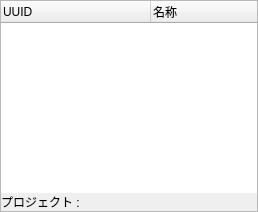
         <widget class="QWidget" name="tab_prj_item">
          <attribute name="title">
           <string>アイテム</string>
          </attribute>
          <layout class="QVBoxLayout" name="verticalLayout_7">
           <property name="spacing">
            <number>0</number>
           </property>
           <property name="leftMargin">
            <number>0</number>
           </property>
           <property name="topMargin">
            <number>0</number>
           </property>
           <property name="rightMargin">
            <number>0</number>
           </property>
           <property name="bottomMargin">
            <number>0</number>
           </property>
           <item>
            <widget class="QFrame" name="frm_tab_prj_item">
             <property name="frameShape">
              <enum>QFrame::StyledPanel</enum>
             </property>
             <property name="frameShadow">
              <enum>QFrame::Plain</enum>
             </property>
             <property name="lineWidth">
              <number>1</number>
             </property>
             <layout class="QGridLayout" name="gridLayout_5">
              <property name="leftMargin">
               <number>0</number>
              </property>
              <property name="topMargin">
               <number>0</number>
              </property>
              <property name="rightMargin">
               <number>0</number>
              </property>
              <property name="bottomMargin">
               <number>0</number>
              </property>
              <property name="spacing">
               <number>0</number>
              </property>
              <item row="0" column="0">
               <widget class="QTreeWidget" name="tre_prj_item">
                <property name="frameShape">
                 <enum>QFrame::HLine</enum>
                </property>
                <property name="lineWidth">
                 <number>0</number>
                </property>
                <property name="sortingEnabled">
                 <bool>false</bool>
                </property>
                <attribute name="headerDefaultSectionSize">
                 <number>150</number>
                </attribute>
                <column>
                 <property name="text">
                  <string>UUID</string>
                 </property>
                </column>
                <column>
                 <property name="text">
                  <string>名称</string>
                 </property>
                </column>
               </widget>
              </item>
              <item row="1" column="0">
               <layout class="QHBoxLayout" name="lay_h_dir_root">
                <property name="spacing">
                 <number>0</number>
                </property>
                <property name="topMargin">
                 <number>0</number>
                </property>
                <item>
                 <widget class="QLabel" name="lbl_prjDir">
                  <property name="sizePolicy">
                   <sizepolicy hsizetype="Fixed" vsizetype="Fixed">
                    <horstretch>0</horstretch>
                    <verstretch>0</verstretch>
                   </sizepolicy>
                  </property>
                  <property name="minimumSize">
                   <size>
                    <width>0</width>
                    <height>0</height>
                   </size>
                  </property>
                  <property name="text">
                   <string>プロジェクト : </string>
                  </property>
                 </widget>
                </item>
                <item>
                 <widget class="QLabel" name="lbl_prj_path">
                  <property name="text">
                   <string/>
                  </property>
                 </widget>
                </item>
               </layout>
              </item>
             </layout>
            </widget>
           </item>
          </layout>
         </widget>
